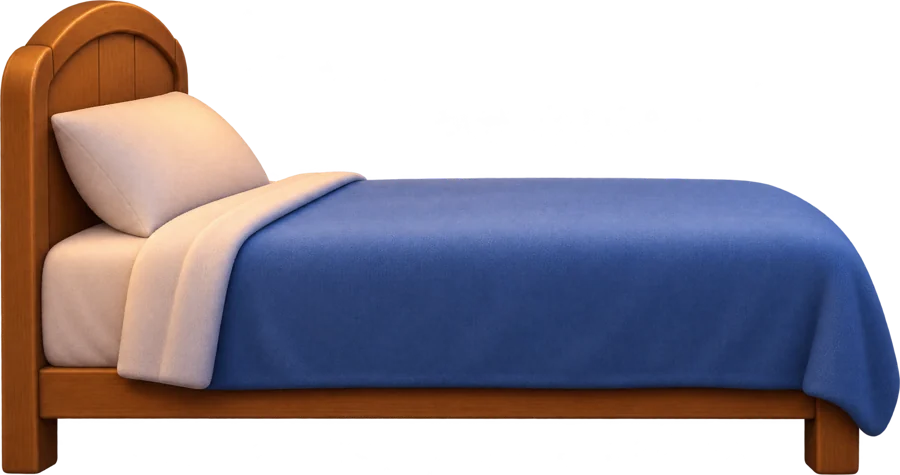
#> input picture art/lobster-tower/prototype/assets/props/bed.webp, 900 x 475 px, given in place of walk.png, which was not available
$ python slice.py
#> lines starting #> are read from the running program, lines starting #| are printed output that depends on the picture; after the words box and inside, x2 and y2 are one past the last pixel; in counts of white or black regions, pixels touching at a corner belong together
from PIL import Image
import numpy as np, glob
def bbox(im, t=40):
    a=np.array(im)[:,:,3]>t; ys=np.where(a.any(1))[0]; xs=np.where(a.any(0))[0]
    return (xs[0],ys[0],xs[-1]+1,ys[-1]+1)
def clean(im,t=12):
#> called with t = 12
    A=np.array(im); A[A[:,:,3]<t]=0; return Image.fromarray(A)
#> in clean, A is the input picture: shape (475, 900, 4); mean R, G, B, A 62.8, 55.5, 63.7, 146.8
#> after `A[A[:, :, 3] < t] = 0`:
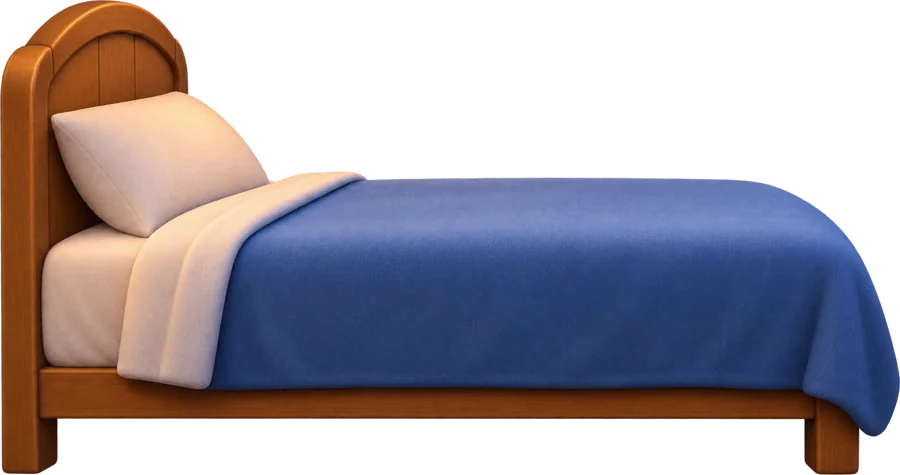
#> A: shape (475, 900, 4); 4% of pixels changed, all inside (x1, y1, x2, y2) = (0, 0, 900, 475); transparent parts drawn white
def cells(f,n):
    im=clean(Image.open(f).convert('RGBA')); a=np.array(im)[:,:,3]>40; cnt=a.sum(0); W=im.width
#> after `a = np.array(im)[:, :, 3] > 40`:
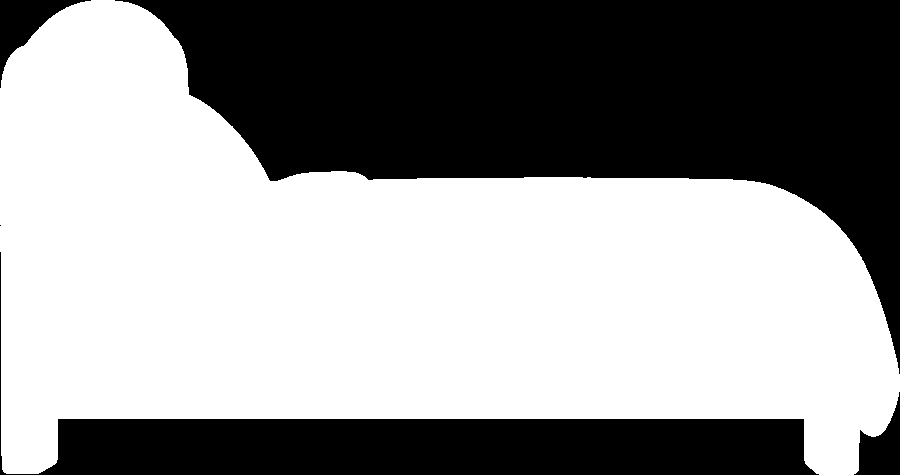
#> a: shape (475, 900) bool; 58.2% white; 5 black regions (1 under 20 px), largest, box (x1, y1, x2, y2) and area: (115, 0, 900, 374) 131779, (0, 252, 819, 475) 42283, (0, 0, 91, 88) 2463, (854, 392, 900, 475) 1965
#> after `cnt = a.sum(0)`: cnt = 900 values, max 450 at index 49, min 18 at index 899, mean 276.7
#> after `W = im.width`: W = 900
    cuts=[0]
    for i in range(1,n):
        e=W*i//n; lo,hi=e-180,e+180; cuts.append(lo+int(np.argmin(cnt[lo:hi])))
#> after the loop, cuts = [0]
    cuts.append(W); out=[]
    for s,e in zip(cuts,cuts[1:]):
        c=im.crop((s,0,e,im.height)); out.append(c.crop(bbox(c)))
    return out
def fit(frames,H,refh):
    sc=H/refh
    fr=[f.resize((round(f.width*sc),round(f.height*sc)),Image.LANCZOS) for f in frames]
    cw=max(f.width for f in fr); ch=max(f.height for f in fr); res=[]
    for f in fr:
        c=Image.new('RGBA',(cw,ch)); c.paste(f,((cw-f.width)//2,ch-f.height),f); res.append(c)
    return res
H=480
#> (the run stopped early here; a loop or call above may not have finished)

$ run again, on art/lobster-tower/prototype/assets/props/cafetable.webp
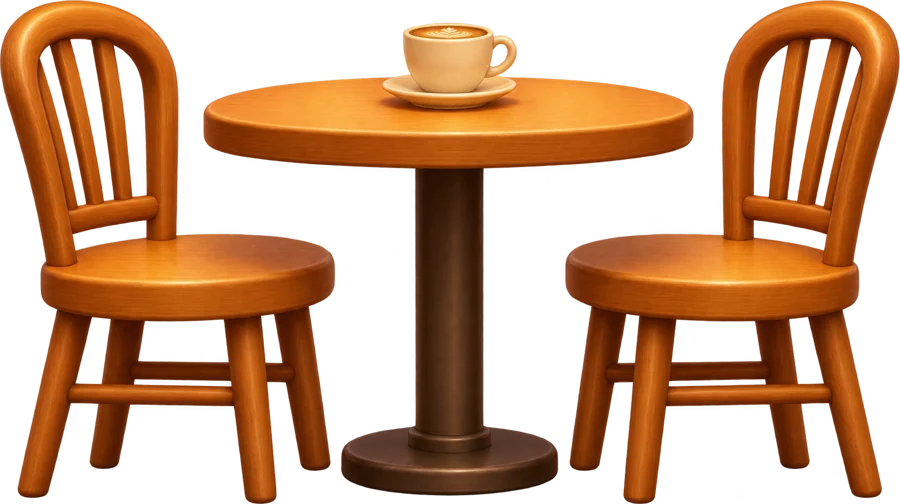
#> input picture art/lobster-tower/prototype/assets/props/cafetable.webp, 900 x 504 px, given in place of walk.png, which was not available
#> in clean, A is the input picture: shape (504, 900, 4); mean R, G, B, A 95.2, 47.4, 16.5, 127.5
#> in clean, `A[A[:, :, 3] < t] = 0`:
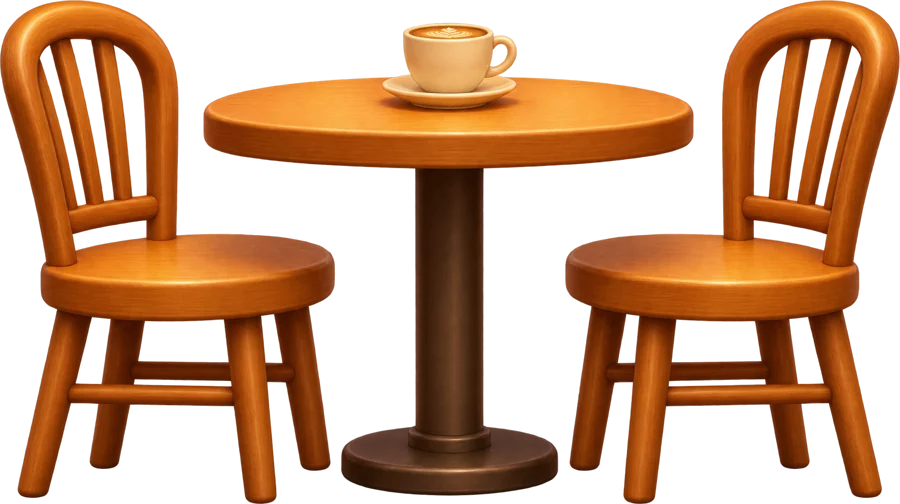
#> A: shape (504, 900, 4); 14.87% of pixels changed, all inside (x1, y1, x2, y2) = (0, 0, 900, 504); transparent parts drawn white
#> in cells, `a = np.array(im)[:, :, 3] > 40`:
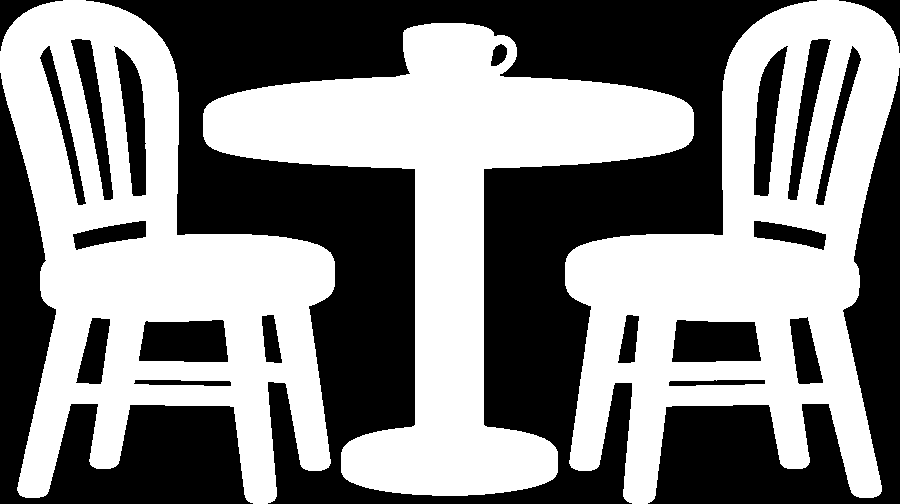
#> a: shape (504, 900) bool; 51.4% white; 22 black regions, largest, box (x1, y1, x2, y2) and area: (86, 0, 817, 504) 132029, (648, 68, 900, 504) 29867, (0, 73, 253, 504) 29676
#> cnt = 900 values, max 473 at index 432, min 15 at index 899, mean 259.2
#> after the loop in cells, `for i in range(1,n):`: cuts = [0]

$ run again, on art/lobster-tower/prototype/assets/props/conveyor.webp
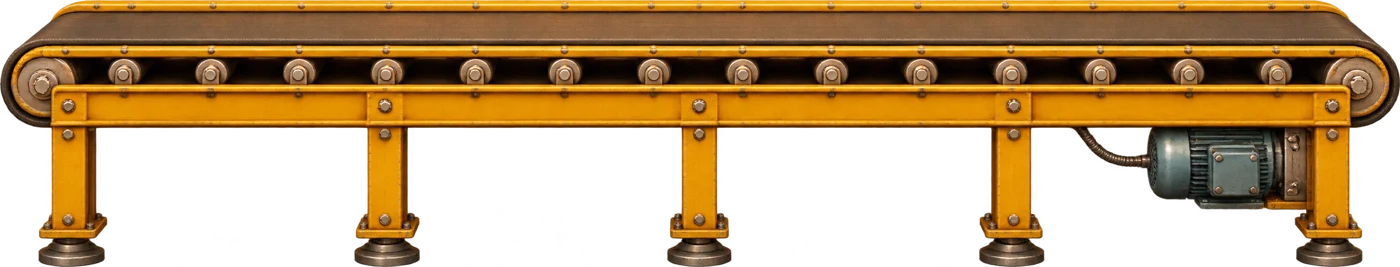
#> input picture art/lobster-tower/prototype/assets/props/conveyor.webp, 1400 x 267 px, given in place of walk.png, which was not available
#> in clean, A is the input picture: shape (267, 1400, 4); mean R, G, B, A 93.9, 63.6, 22.2, 147.4
#> A: shape (267, 1400, 4); 7.19% of pixels changed, all inside (x1, y1, x2, y2) = (0, 0, 1400, 267)
#> in cells, `a = np.array(im)[:, :, 3] > 40`:
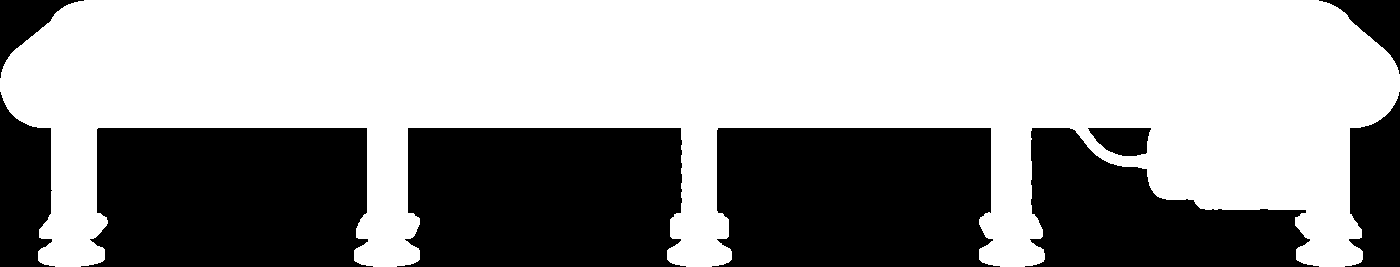
#> a: shape (267, 1400) bool; 58.8% white; 9 black regions, largest, box (x1, y1, x2, y2) and area: (712, 128, 1000, 267) 37096, (397, 128, 686, 267) 37045, (81, 128, 373, 267) 36856
#> cnt = 1400 values, max 267 at index 373, min 14 at index 0, mean 157.1
#> after the loop in cells, `for i in range(1,n):`: cuts = [0, 108, 286, 520, 753, 1045]
#> the loop in cells, `for s,e in zip(cuts,cuts[1:]):` made 6 passes
#> (s, e) on passes 1 to 6: (0, 108), (108, 286), (286, 520), (520, 753), (753, 1045), (1045, 1400)
#> after the loop in cells, `for s,e in zip(cuts,cuts[1:]):`: out = 6 items
#> sc = 1.8
#> fr = 6 items
#> cw = 638
#> ch = 480
#> the loop `for i,f in enumerate(fit(walk,H,max(f.height for f in walk))): f.save(..` made 6 passes
#> the loop in cells (call 2), `for s,e in zip(cuts,cuts[1:]):` made 3 passes
#> (s, e) on passes 1 to 3: (0, 286), (286, 753), (753, 1400)
#> lift = 3 items
#> the loop `for i,f in enumerate(fit(lift,H,lift[1].height)): f.save(f'frames/lift..` made 3 passes
#> pass 2, `for i,f in enumerate(fit(lift,H,lift[1].height)): f.save(f'frames/lift..`:
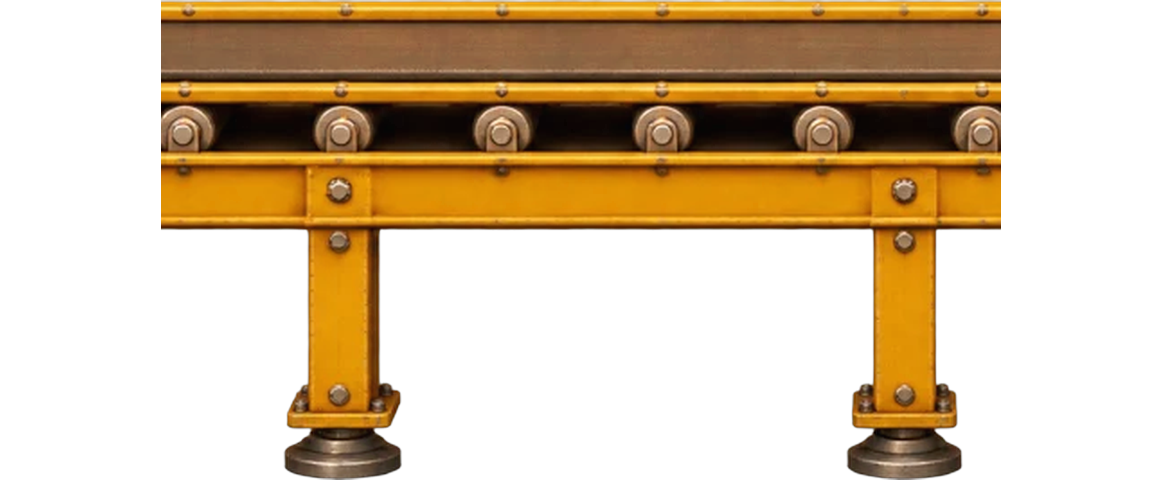
#> saved as lift-1.webp: PIL image 1163x480 RGBA; mean R, G, B, A 64.4, 42.5, 12.1, 103.6; transparent parts drawn white
